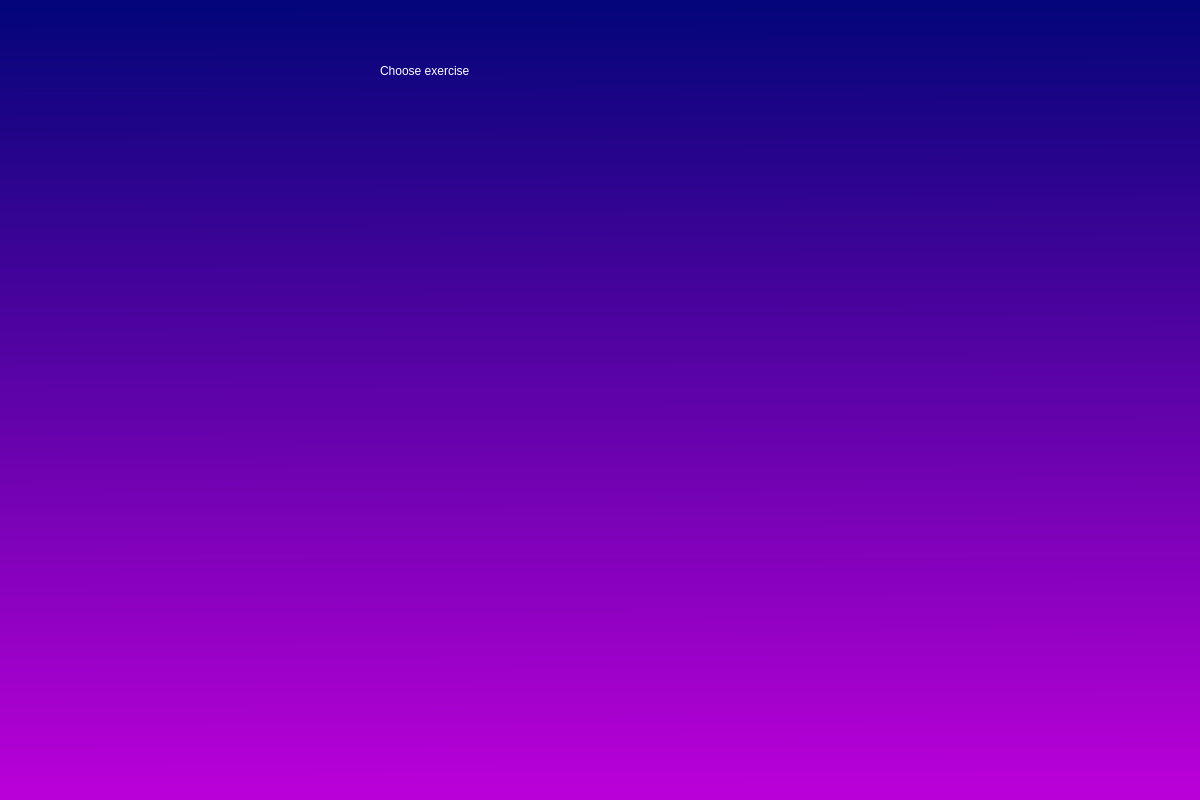
<?xml version="1.0" encoding="UTF-8"?>
<ui version="4.0">
 <class>MainWindow</class>
 <widget class="QMainWindow" name="MainWindow">
  <property name="geometry">
   <rect>
    <x>0</x>
    <y>0</y>
    <width>1200</width>
    <height>800</height>
   </rect>
  </property>
  <property name="windowTitle">
   <string>MainWindow</string>
  </property>
  <property name="styleSheet">
   <string notr="true">QWidget#centralwidget{
background-color: qlineargradient(spread:pad, x1:0, y1:0, x2:0.008, y2:0.994, stop:0.0152381 rgba(5, 5, 122, 255), stop:1 rgba(186, 0, 216, 255));}</string>
  </property>
  <widget class="QWidget" name="centralwidget">
   <widget class="QLabel" name="label">
    <property name="geometry">
     <rect>
      <x>380</x>
      <y>30</y>
      <width>450</width>
      <height>81</height>
     </rect>
    </property>
    <property name="styleSheet">
     <string notr="true">font: 75 36pt &quot;MS Shell Dlg 2&quot;;color:rgb(255, 255, 255)</string>
    </property>
    <property name="text">
     <string>Choose exercise</string>
    </property>
   </widget>
  </widget>
 </widget>
 <resources/>
 <connections/>
</ui>
